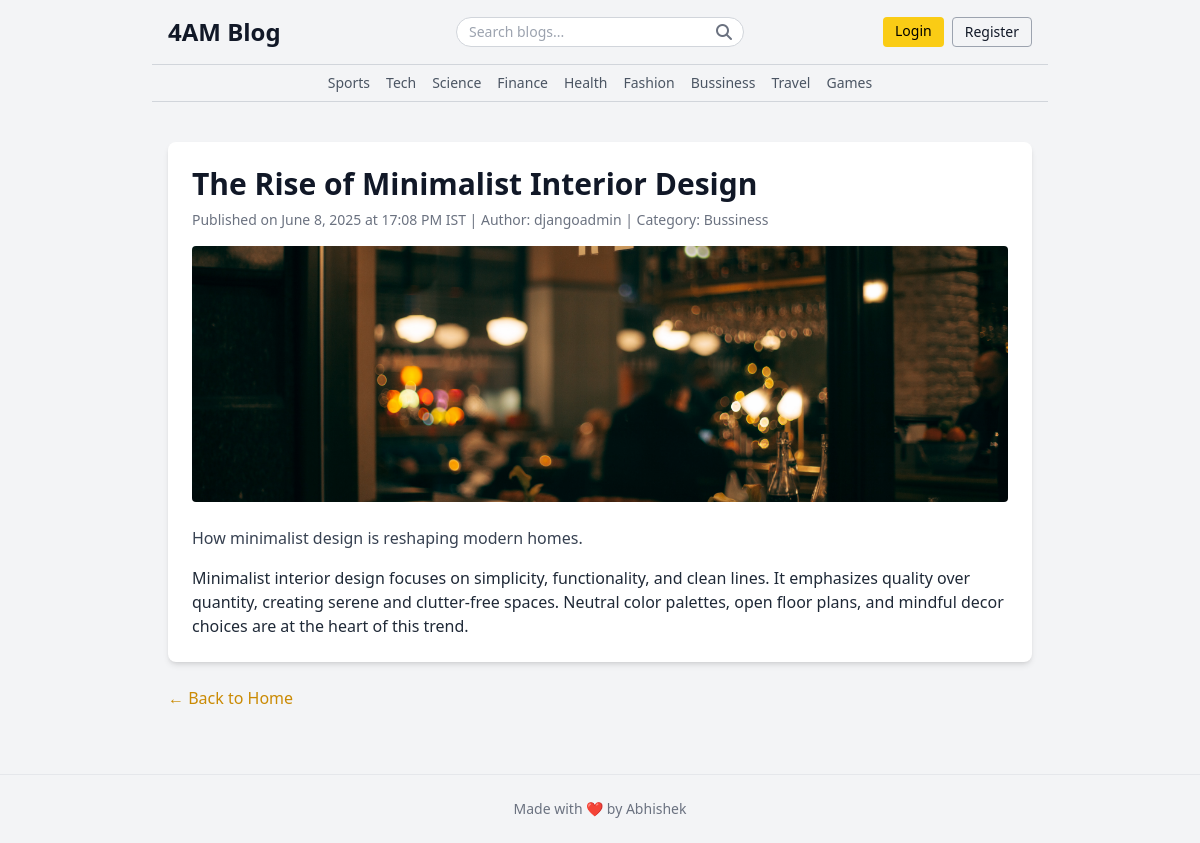
Screenshot of /blogs/the-rise-of-minimalist-interior-design/ with the database file from the repository.
### blogs/models.py (models this page shows, shortened)
class Category(models.Model):
    category_name = models.CharField(max_length=50, unique=True)
    created_at = models.DateTimeField(auto_now_add=True)
    updated_at = models.DateTimeField(auto_now=True)
    class Meta:
        verbose_name_plural = 'categories'

class Blog(models.Model):
    title = models.CharField(max_length=100)
    slug = models.SlugField(max_length=150, unique=True, blank=True)
    category = models.ForeignKey(Category, on_delete=models.CASCADE)
    author = models.ForeignKey(User, on_delete=models.CASCADE)
    featured_image = models.ImageField(upload_to='uploads/%Y/%m/%d')
    short_description = models.TextField(max_length=500)
    blog_body = models.TextField(max_length=2000)
    status = models.CharField(
        max_length=20, choices=STATUS_CHOICES, default="Draft")
    is_featured = models.BooleanField(default=False)
    created_at = models.DateTimeField(auto_now_add=True)
    updated_at = models.DateTimeField(auto_now=True)

### blogs/views.py (the view)
# urls.py: path('blogs/<slug:slug>/', BlogsView.blogs, name="blogs"),
def blogs(request, slug):
    single_blog = get_object_or_404(Blog, slug=slug, status='Published')
    context = {
        'single_blog': single_blog,
    }
    return render(request, 'blogs.html', context)

### blogs/context_processors.py (called while the page is built)
def get_categories(request):
    categories = Category.objects.all()
    return dict(categories=categories)

def get_social_links(request):
    social_links = SocialLink.objects.all()
    return dict(social_links=social_links)

### templates/blogs.html
{% extends "base.html" %}
{% block content %}
<section class="max-w-4xl mx-auto px-4 mt-10">
  <article class="bg-white p-6 rounded-lg shadow-md">
    <h1 class="text-3xl font-bold mb-2">{{ single_blog.title }}</h1>
    <div class="text-sm text-gray-500 mb-4">
      Published on {{ single_blog.created_at|date:"F j, Y" }} at {{ single_blog.created_at|time:"H:i A" }} IST |
      Author: {{ single_blog.author }} |
      Category: {{ single_blog.category.category_name }}
    </div>
    {% if single_blog.featured_image %}
      <img src="{{ single_blog.featured_image.url }}" alt="{{ single_blog.title }}"
           class="w-full h-64 object-cover rounded mb-6" />
    {% endif %}
    <p class="text-gray-700 mb-4 font-medium">{{ single_blog.short_description }}</p>
    <div class="prose max-w-none text-gray-800">
      {{ single_blog.blog_body|linebreaks }}
    </div>
  </article>
  <div class="mt-6">
    <a href="/" class="text-yellow-600 hover:underline">
      ← Back to Home
    </a>
  </div>
</section>
{% endblock %}

### templates/base.html (shortened to what this page needs)
{% load static %}
<!DOCTYPE html>
<html lang="en">
<head>
  <script src="https://cdn.tailwindcss.com"></script>
  <link rel="stylesheet" href="https://cdnjs.cloudflare.com/ajax/libs/font-awesome/6.5.0/css/all.min.css" />
</head>
<body class="bg-gray-100 text-gray-900 font-sans ">
 <header class="max-w-4xl mx-auto px-4 py-4 border-b border-gray-300 flex items-center justify-between">
  <div class="w-1/3">
    <h1 class="text-2xl font-bold">
      <a href="/" class="hover:text-green-800 hover:transition hover:duration-700">4AM Blog</a>
    </h1>
  </div>
  <div class="w-1/3 flex justify-center">
    <form method="get" action="{% url 'search' %}" class="relative w-full max-w-xs">
      <input
        type="text"
        name="keyword"
        value="{{ keyword }}"
        placeholder="Search blogs..."
        class="w-full px-3 py-1 border border-gray-300 rounded-full text-sm focus:outline-none focus:ring-2 focus:ring-yellow-400"
      />
      <button type="submit" class="absolute right-3 top-1/2 transform -translate-y-1/2 text-gray-500 hover:text-yellow-500">
        <i class="fas fa-search"></i>
      </button>
    </form>
  </div>
  <div class="w-1/3 flex justify-end space-x-2">
    {% if not user.is_authenticated %}
    <a href="{% url 'login' %}" class="px-3 py-1 bg-yellow-400 text-black rounded text-sm hover:bg-yellow-300">Login</a>
    <a href="{% url 'register' %}" class="px-3 py-1 border border-gray-400 rounded text-sm hover:bg-gray-100">Register</a>
    {% else %}
      <span class="px-3 py-1 border border-gray-400 rounded text-sm hover:bg-gray-100"> <a href="{% url 'dashboard' %}">Dashboard</a> </span>
      <a href="{% url 'logout' %}" class="px-3 py-1 bg-yellow-400 text-black rounded text-sm hover:bg-yellow-300"> Logout </a>
    {% endif %}
  </div>
</header>
  <nav class="justify-center max-w-4xl mx-auto px-4 py-2 border-b border-gray-300 text-sm text-gray-600 flex space-x-4 overflow-x-auto">
    {% for cat in categories %}
      <a href="{% url 'posts_by_category' cat.id %}" class="hover:text-black">{{ cat.category_name }}</a>
    {% endfor %}
  </nav>
  {% block content %}
  {% endblock %}
  <footer class="mt-16 py-6 text-center text-sm text-gray-500 border-t border-gray-200">
    <p>Made with ❤️ by Abhishek</p>
  </footer>
</body>
</html>

### rows the page displays
Category: category_name "Sports"
Category: category_name "Tech"
Category: category_name "Science"
Category: category_name "Finance"
Category: category_name "Health"
Category: category_name "Fashion"
Category: category_name "Bussiness"
Category: category_name "Travel"
Category: category_name "Games"
Blog: title "The Rise of Minimalist Interior Design", created_at "June 8, 2025", created_at "17:08 PM", author "djangoadmin", category.category_name "Bussiness", featured_image (picture), short_description "How minimalist design is reshaping modern homes.", blog_body "Minimalist interior design focuses on simplicity, functionality, and clean lines. It emphasizes quality over quantity, creating serene and clutter-free spaces. Neutral color palettes, open floor plans, and mindful decor choices are at the heart of this trend."
